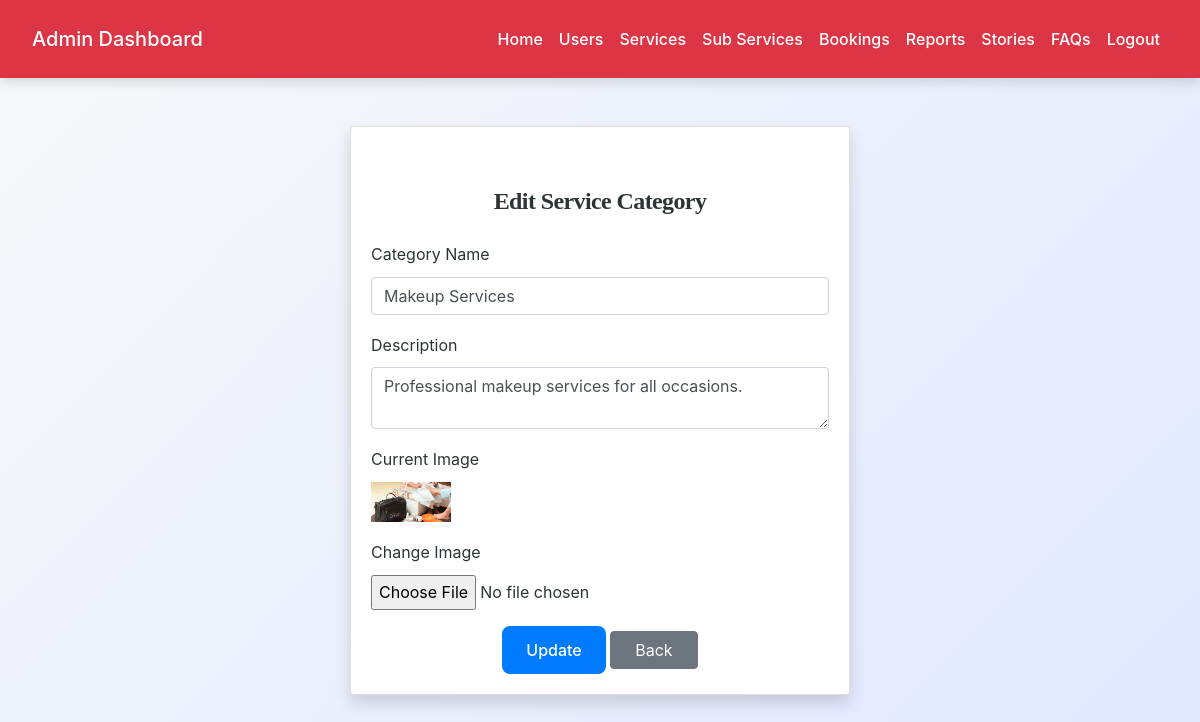
The app's page /admin/category_edit.php?id=1 (signed in) with its own data.
### tables this page shows
CREATE TABLE `service_categories` (
  `category_id` int(11) NOT NULL,
  `category_name` varchar(100) NOT NULL,
  `description` text DEFAULT NULL,
  `image_url` varchar(255) DEFAULT NULL,
  `created_at` datetime DEFAULT current_timestamp()
);

### admin/category_edit.php (the view, shortened to what this page needs)
<?php
include('config.php');
$id = intval($_GET['id'] ?? 0);
$category = mysqli_fetch_assoc(mysqli_query($conn, "SELECT * FROM service_categories WHERE category_id = $id"));
?>
<!DOCTYPE html>
<html>
<head>
    <link rel="stylesheet" href="https://maxcdn.bootstrapcdn.com/bootstrap/4.5.2/css/bootstrap.min.css">
    <link rel="stylesheet" href="../css/style.css">
</head>
<body>
<?php include('admin_navbar.php'); ?>
<div class="container mt-5">
    <div class="card mx-auto shadow" style="max-width: 500px;">
        <div class="card-body">
            <h4 class="text-center mb-4">Edit Service Category</h4>
            <form method="post" enctype="multipart/form-data">
                <div class="form-group">
                    <label>Category Name</label>
                    <input type="text" name="category_name" class="form-control"
                           value="<?= htmlspecialchars($category['category_name']) ?>" required>
                </div>
                <div class="form-group">
                    <label>Description</label>
                    <textarea name="description" class="form-control"><?= htmlspecialchars($category['description']) ?></textarea>
                </div>
                <div class="form-group">
                    <label>Current Image</label><br>
                    <?php if ($category['image_url']): ?>
                        <img src="../images/<?= $category['image_url'] ?>" width="80">
                    <?php endif; ?>
                </div>
                <div class="form-group">
                    <label>Change Image</label>
                    <input type="file" name="image" class="form-control-file">
                </div>
                <div class="text-center">
                    <button class="btn btn-primary px-4">Update</button>
                    <a href="categories_list.php" class="btn btn-secondary px-4">Back</a>
                </div>
            </form>
        </div>
    </div>
</div>
</body>
</html>

### css/style.css (style rules this page uses)
:root { --primary: #007bff; --secondary: #6c757d; --success: #28a745; --info: #17a2b8; --warning: #ffc107; --danger: #dc3545; --light: #f8f9fa; --dark: #2d3436; --accent: #ff6f61; --highlight: #6f42c1; --shadow: rgba(0, 0, 0, 0.15); --transition: all 0.3s ease-in-out; }
body { font-family: 'Inter', 'Segoe UI', Tahoma, Geneva, Verdana, sans-serif; background: linear-gradient(135deg, var(--light) 0%, #e0e7ff 100%); color: var(--dark); line-height: 1.8; margin: 0; padding: 0; min-height: 100vh; font-size: 16px; }
h1, h2, h3, h4 { text-align: center; margin: 2.5rem 0; font-family: 'Georgia', 'Times New Roman', serif; color: var(--dark); font-weight: 700; letter-spacing: -0.025em; }
h4 { font-size: 1.5rem; }
.container { max-width: 1200px; margin: 0 auto 3rem; padding: 0 1.5rem; }
.btn-primary { background-color: var(--primary); color: #fff; border: none; border-radius: 8px; padding: 0.75rem 1.5rem; font-size: 1rem; font-weight: 500; cursor: pointer; transition: var(--transition); display: inline-flex; align-items: center; justify-content: center; }
a { color: var(--primary); text-decoration: none; font-weight: 500; transition: var(--transition); }

### records on screen
service_categories: category_name "Makeup Services", description "Professional makeup services for all occasions.", image_url (picture)
